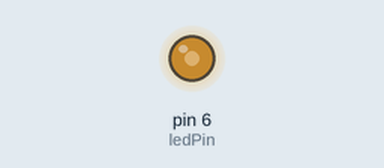
Simulated run of this sketch. Board: Arduino Uno, built with avr-gcc and run on an emulated ATmega328P. On the bench: output pins drawn as LEDs (lit = HIGH).

Above: at 0.05 s.
Timing chart, 0 to 3.0 s (numbered marks = the images above):
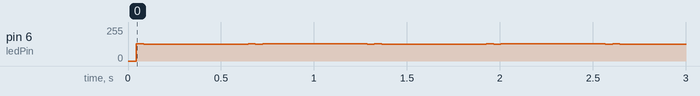

Measured:
- by itself, pin 6 (ledPin): repeats every 1.3 s: 125/255 0.56 s, 131/255 0.04 s, 124/255 0.04 s, 130/255 0.56 s, 124/255 0.04 s, 131/255 0.04 s

The sketch:

mothers-love.ino
```cpp
const int ledPin =  6;// the number of the LED pin


int ledState = LOW;

unsigned long previousMillis = 0;

const long interval = 1;           // interval at which to blink (milliseconds)

void setup() {
  pinMode(ledPin, OUTPUT);
}

void loop() {

  unsigned long currentMillis = millis();

  if (currentMillis - previousMillis >= interval) {
    // save the last time you blinked the LED
    previousMillis = currentMillis;

    // if the LED is off turn it on and vice-versa:
    if (ledState == LOW) {
      ledState = HIGH;
    } else {
      ledState = LOW;
    }
    digitalWrite(ledPin, ledState);
  }
}
```
